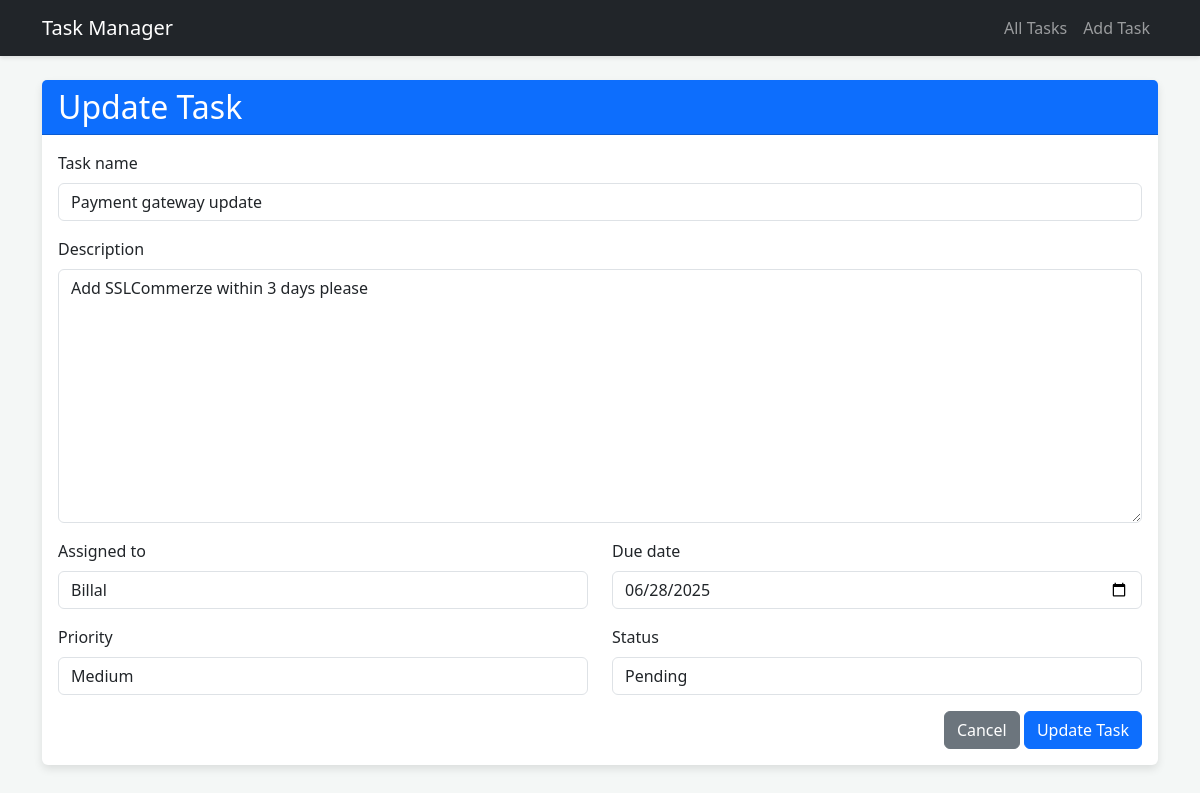
Screenshot of /task/2/update/ with the database file from the repository.
### tasks/models.py (models this page shows, shortened)
class tasks(models.Model):
    Priority_Choice = [
        ('Low', 'Low'),
        ('Medium', 'Medium'),
        ('High', 'High')
    ]
    Status_Choice = [
        ('Pending', 'Pending'),
        ('In Progress', 'In Progress'),
        ('Completed', 'Completed')
    ]
    task_name = models.CharField(max_length=255)
    description = models.TextField(blank=True, null=True)
    assigned_to = models.CharField(max_length=255)
    priority = models.CharField(max_length=20, choices=Priority_Choice, default='Medium')
    status = models.CharField(max_length=20, choices=Status_Choice, default='Pending')
    due_date = models.DateField()
    created_date = models.DateTimeField(auto_now_add=True)

### tasks/views.py (the view, shortened to what this page needs)
# urls.py: path('task/<int:pk>/update/', views.task_update, name='task_update'), # This path is crucial for the Edit button
def task_update(request, pk):
    task = get_object_or_404(tasks, pk=pk)
    form = TaskForm(instance=task)
    return render(request, 'tasks/task_form.html', {'form': form, 'task': task})

### tasks/forms.py
class TaskForm(forms.ModelForm):
    class Meta:
        model =tasks
        fields = ['task_name', 'description','assigned_to','priority','status','due_date']
        widgets = {
            'due_date': forms.DateInput(attrs ={'type': 'date'}),
        }

### tasks/templates/tasks/task_form.html (shortened to what this page needs)
{% extends 'tasks/base.html' %}  {% block content %}
<div class="card">
  <div class="card-header bg-primary text-white">
    <h2 class="card-title mb-0">
      {% if form.instance.pk %}Update Task{% else %}Create a New Task{% endif %}
    </h2>
  </div>
  <div class="card-body">
    <form method="post">
      <div class="mb-3">
        <label for="{{ form.task_name.id_for_label }}" class="form-label"
          >{{ form.task_name.label }}</label
        >
        {{ form.task_name }}
      </div>
      <div class="mb-3">
        <label for="{{ form.description.id_for_label }}" class="form-label"
          >{{ form.description.label }}</label
        >
        {{ form.description }}
      </div>
      <div class="row">
        <div class="col-md-6 mb-3">
          <label for="{{ form.assigned_to.id_for_label }}" class="form-label"
            >{{ form.assigned_to.label }}</label
          >
          {{ form.assigned_to }}
        </div>
        <div class="col-md-6 mb-3">
          <label for="{{ form.due_date.id_for_label }}" class="form-label"
            >{{ form.due_date.label }}</label
          >
          {{ form.due_date }}
        </div>
      </div>
      <div class="row">
        <div class="col-md-6 mb-3">
          <label for="{{ form.priority.id_for_label }}" class="form-label"
            >{{ form.priority.label }}</label
          >
          {{ form.priority }}
        </div>
        <div class="col-md-6 mb-3">
          <label for="{{ form.status.id_for_label }}" class="form-label"
            >{{ form.status.label }}</label
          >
          {{ form.status }}
        </div>
      </div>
      <div class="text-end">
        <a href="{% url 'task_list' %}" class="btn btn-secondary">Cancel</a>
        <button type="submit" class="btn btn-primary">
          {% if form.instance.pk %}Update Task{% else %}Create Task{% endif %}
        </button>
      </div>
    </form>
  </div>
</div>
{% endblock %}

### tasks/templates/tasks/base.html (style rules this page uses)
body { background-color: #f4f7f6; }
.card { border: none; box-shadow: 0 4px 8px rgba(0, 0, 0, 0.1); }

### rows the page displays
tasks: task_name "Payment gateway update", description "Add SSLCommerze within 3 days please", assigned_to "Billal", due_date "06/28/2025", priority "Medium", status "Pending"
